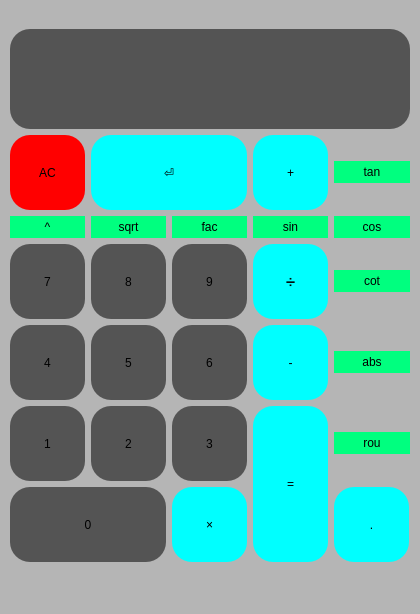
<?xml version="1.0" encoding="UTF-8"?>
<ui version="4.0">
 <class>MainWindow</class>
 <widget class="QMainWindow" name="MainWindow">
  <property name="geometry">
   <rect>
    <x>0</x>
    <y>0</y>
    <width>420</width>
    <height>614</height>
   </rect>
  </property>
  <property name="windowTitle">
   <string>MainWindow</string>
  </property>
  <property name="styleSheet">
   <string notr="true">background-color: rgb(181, 181, 181);</string>
  </property>
  <widget class="QWidget" name="centralwidget">
   <layout class="QGridLayout" name="gridLayout">
    <item row="0" column="0">
     <layout class="QGridLayout" name="gridLayout_2">
      <item row="6" column="0" colspan="2">
       <widget class="QPushButton" name="btn_0">
        <property name="minimumSize">
         <size>
          <width>75</width>
          <height>75</height>
         </size>
        </property>
        <property name="maximumSize">
         <size>
          <width>300</width>
          <height>75</height>
         </size>
        </property>
        <property name="styleSheet">
         <string notr="true">background-color: rgb(84, 84, 84);
border-width: 2px;
border-radius: 20px;
border-color: black;
padding: 4px;
font: 20pt &quot;MV Boli&quot;;</string>
        </property>
        <property name="text">
         <string>0</string>
        </property>
       </widget>
      </item>
      <item row="4" column="4">
       <widget class="QPushButton" name="btn_abs">
        <property name="styleSheet">
         <string notr="true">border-width: 2px;
background-color: rgb(0, 255, 127);
border-radius: 20px;
border-color: black;
padding: 4px;
font: 20pt &quot;MV Boli&quot;;</string>
        </property>
        <property name="text">
         <string>abs</string>
        </property>
       </widget>
      </item>
      <item row="3" column="2">
       <widget class="QPushButton" name="btn_9">
        <property name="minimumSize">
         <size>
          <width>75</width>
          <height>75</height>
         </size>
        </property>
        <property name="maximumSize">
         <size>
          <width>75</width>
          <height>75</height>
         </size>
        </property>
        <property name="styleSheet">
         <string notr="true">background-color: rgb(84, 84, 84);
border-width: 2px;
border-radius: 20px;
border-color: black;
padding: 4px;
font: 20pt &quot;MV Boli&quot;;</string>
        </property>
        <property name="text">
         <string>9</string>
        </property>
       </widget>
      </item>
      <item row="2" column="4">
       <widget class="QPushButton" name="btn_cos">
        <property name="styleSheet">
         <string notr="true">border-width: 2px;
background-color: rgb(0, 255, 127);
border-radius: 20px;
border-color: black;
padding: 4px;
font: 20pt &quot;MV Boli&quot;;</string>
        </property>
        <property name="text">
         <string>cos</string>
        </property>
       </widget>
      </item>
      <item row="1" column="0">
       <widget class="QPushButton" name="btn_ac">
        <property name="minimumSize">
         <size>
          <width>75</width>
          <height>75</height>
         </size>
        </property>
        <property name="maximumSize">
         <size>
          <width>75</width>
          <height>75</height>
         </size>
        </property>
        <property name="styleSheet">
         <string notr="true">background-color: red;
border-width: 2px;
border-radius: 20px;
border-color: black;
padding: 4px;
font: 15pt &quot;MV Boli&quot;;</string>
        </property>
        <property name="text">
         <string>AC</string>
        </property>
       </widget>
      </item>
      <item row="3" column="0">
       <widget class="QPushButton" name="btn_7">
        <property name="minimumSize">
         <size>
          <width>75</width>
          <height>75</height>
         </size>
        </property>
        <property name="maximumSize">
         <size>
          <width>75</width>
          <height>75</height>
         </size>
        </property>
        <property name="styleSheet">
         <string notr="true">background-color: rgb(84, 84, 84);
border-width: 2px;
border-radius: 20px;
border-color: black;
padding: 4px;
font: 20pt &quot;MV Boli&quot;;</string>
        </property>
        <property name="text">
         <string>7</string>
        </property>
       </widget>
      </item>
      <item row="4" column="2">
       <widget class="QPushButton" name="btn_6">
        <property name="minimumSize">
         <size>
          <width>75</width>
          <height>75</height>
         </size>
        </property>
        <property name="maximumSize">
         <size>
          <width>75</width>
          <height>75</height>
         </size>
        </property>
        <property name="styleSheet">
         <string notr="true">background-color: rgb(84, 84, 84);
border-width: 2px;
border-radius: 20px;
border-color: black;
padding: 4px;
font: 20pt &quot;MV Boli&quot;;</string>
        </property>
        <property name="text">
         <string>6</string>
        </property>
       </widget>
      </item>
      <item row="6" column="2">
       <widget class="QPushButton" name="btn_mul">
        <property name="minimumSize">
         <size>
          <width>75</width>
          <height>75</height>
         </size>
        </property>
        <property name="maximumSize">
         <size>
          <width>75</width>
          <height>75</height>
         </size>
        </property>
        <property name="styleSheet">
         <string notr="true">background-color: rgb(0, 255, 255);
border-width: 2px;
border-radius: 20px;
border-color: black;
padding: 4px;
font: 20pt &quot;MV Boli&quot;;</string>
        </property>
        <property name="text">
         <string> × </string>
        </property>
       </widget>
      </item>
      <item row="4" column="0">
       <widget class="QPushButton" name="btn_4">
        <property name="minimumSize">
         <size>
          <width>75</width>
          <height>75</height>
         </size>
        </property>
        <property name="maximumSize">
         <size>
          <width>75</width>
          <height>75</height>
         </size>
        </property>
        <property name="styleSheet">
         <string notr="true">background-color: rgb(84, 84, 84);
border-width: 2px;
border-radius: 20px;
border-color: black;
padding: 4px;
font: 20pt &quot;MV Boli&quot;;</string>
        </property>
        <property name="text">
         <string>4</string>
        </property>
       </widget>
      </item>
      <item row="5" column="2">
       <widget class="QPushButton" name="btn_3">
        <property name="minimumSize">
         <size>
          <width>75</width>
          <height>75</height>
         </size>
        </property>
        <property name="maximumSize">
         <size>
          <width>75</width>
          <height>75</height>
         </size>
        </property>
        <property name="styleSheet">
         <string notr="true">background-color: rgb(84, 84, 84);
border-width: 2px;
border-radius: 20px;
border-color: black;
padding: 4px;
font: 20pt &quot;MV Boli&quot;;</string>
        </property>
        <property name="text">
         <string>3</string>
        </property>
       </widget>
      </item>
      <item row="4" column="1">
       <widget class="QPushButton" name="btn_5">
        <property name="minimumSize">
         <size>
          <width>75</width>
          <height>75</height>
         </size>
        </property>
        <property name="maximumSize">
         <size>
          <width>75</width>
          <height>75</height>
         </size>
        </property>
        <property name="styleSheet">
         <string notr="true">background-color: rgb(84, 84, 84);
border-width: 2px;
border-radius: 20px;
border-color: black;
padding: 4px;
font: 20pt &quot;MV Boli&quot;;</string>
        </property>
        <property name="text">
         <string>5</string>
        </property>
       </widget>
      </item>
      <item row="5" column="1">
       <widget class="QPushButton" name="btn_2">
        <property name="minimumSize">
         <size>
          <width>75</width>
          <height>75</height>
         </size>
        </property>
        <property name="maximumSize">
         <size>
          <width>75</width>
          <height>75</height>
         </size>
        </property>
        <property name="styleSheet">
         <string notr="true">background-color: rgb(84, 84, 84);
border-width: 2px;
border-radius: 20px;
border-color: black;
padding: 4px;
font: 20pt &quot;MV Boli&quot;;</string>
        </property>
        <property name="text">
         <string>2</string>
        </property>
       </widget>
      </item>
      <item row="1" column="1" colspan="2">
       <widget class="QPushButton" name="btn_c">
        <property name="minimumSize">
         <size>
          <width>75</width>
          <height>75</height>
         </size>
        </property>
        <property name="maximumSize">
         <size>
          <width>170</width>
          <height>75</height>
         </size>
        </property>
        <property name="styleSheet">
         <string notr="true">background-color: rgb(0, 255, 255);
border-width: 2px;
border-radius: 20px;
border-color: black;
padding: 4px;
font: 20pt &quot;MV Boli&quot;;</string>
        </property>
        <property name="text">
         <string>⏎</string>
        </property>
       </widget>
      </item>
      <item row="2" column="0">
       <widget class="QPushButton" name="btn_po">
        <property name="styleSheet">
         <string notr="true">border-width: 2px;
background-color: rgb(0, 255, 127);
border-radius: 20px;
border-color: black;
padding: 4px;
font: 20pt &quot;MV Boli&quot;;</string>
        </property>
        <property name="text">
         <string>^</string>
        </property>
       </widget>
      </item>
      <item row="3" column="4">
       <widget class="QPushButton" name="btn_cot">
        <property name="styleSheet">
         <string notr="true">border-width: 2px;
background-color: rgb(0, 255, 127);
border-radius: 20px;
border-color: black;
padding: 4px;
font: 20pt &quot;MV Boli&quot;;</string>
        </property>
        <property name="text">
         <string>cot</string>
        </property>
       </widget>
      </item>
      <item row="5" column="3" rowspan="2">
       <widget class="QPushButton" name="btn_eql">
        <property name="minimumSize">
         <size>
          <width>75</width>
          <height>75</height>
         </size>
        </property>
        <property name="maximumSize">
         <size>
          <width>170</width>
          <height>170</height>
         </size>
        </property>
        <property name="styleSheet">
         <string notr="true">background-color: rgb(0, 255, 255);
border-width: 2px;
border-radius: 20px;
border-color: black;
padding: 4px;
font: 20pt &quot;MV Boli&quot;;</string>
        </property>
        <property name="text">
         <string>=</string>
        </property>
       </widget>
      </item>
      <item row="1" column="3">
       <widget class="QPushButton" name="btn_sum">
        <property name="minimumSize">
         <size>
          <width>75</width>
          <height>75</height>
         </size>
        </property>
        <property name="maximumSize">
         <size>
          <width>75</width>
          <height>75</height>
         </size>
        </property>
        <property name="styleSheet">
         <string notr="true">background-color: rgb(0, 255, 255);
border-width: 2px;
border-radius: 20px;
border-color: black;
padding: 4px;
font: 20pt &quot;MV Boli&quot;;</string>
        </property>
        <property name="text">
         <string>+</string>
        </property>
       </widget>
      </item>
      <item row="2" column="2">
       <widget class="QPushButton" name="btn_fac">
        <property name="styleSheet">
         <string notr="true">border-width: 2px;
background-color: rgb(0, 255, 127);
border-radius: 20px;
border-color: black;
padding: 4px;
font: 20pt &quot;MV Boli&quot;;</string>
        </property>
        <property name="text">
         <string>fac</string>
        </property>
       </widget>
      </item>
      <item row="2" column="3">
       <widget class="QPushButton" name="btn_sin">
        <property name="styleSheet">
         <string notr="true">border-width: 2px;
background-color: rgb(0, 255, 127);
border-radius: 20px;
border-color: black;
padding: 4px;
font: 20pt &quot;MV Boli&quot;;</string>
        </property>
        <property name="text">
         <string>sin</string>
        </property>
       </widget>
      </item>
      <item row="6" column="4">
       <widget class="QPushButton" name="btn_dot">
        <property name="minimumSize">
         <size>
          <width>75</width>
          <height>75</height>
         </size>
        </property>
        <property name="maximumSize">
         <size>
          <width>75</width>
          <height>75</height>
         </size>
        </property>
        <property name="styleSheet">
         <string notr="true">background-color: rgb(0, 255, 255);
border-width: 2px;
border-radius: 20px;
border-color: black;
padding: 4px;
font: 20pt &quot;MV Boli&quot;;</string>
        </property>
        <property name="text">
         <string>.</string>
        </property>
       </widget>
      </item>
      <item row="3" column="1">
       <widget class="QPushButton" name="btn_8">
        <property name="minimumSize">
         <size>
          <width>75</width>
          <height>75</height>
         </size>
        </property>
        <property name="maximumSize">
         <size>
          <width>75</width>
          <height>75</height>
         </size>
        </property>
        <property name="styleSheet">
         <string notr="true">background-color: rgb(84, 84, 84);
border-width: 2px;
border-radius: 20px;
border-color: black;
padding: 4px;
font: 20pt &quot;MV Boli&quot;;</string>
        </property>
        <property name="text">
         <string>8</string>
        </property>
       </widget>
      </item>
      <item row="5" column="0">
       <widget class="QPushButton" name="btn_1">
        <property name="minimumSize">
         <size>
          <width>75</width>
          <height>75</height>
         </size>
        </property>
        <property name="maximumSize">
         <size>
          <width>75</width>
          <height>75</height>
         </size>
        </property>
        <property name="styleSheet">
         <string notr="true">background-color: rgb(84, 84, 84);
border-width: 2px;
border-radius: 20px;
border-color: black;
padding: 4px;
font: 20pt &quot;MV Boli&quot;;</string>
        </property>
        <property name="text">
         <string>1</string>
        </property>
       </widget>
      </item>
      <item row="4" column="3">
       <widget class="QPushButton" name="btn_sub">
        <property name="minimumSize">
         <size>
          <width>75</width>
          <height>75</height>
         </size>
        </property>
        <property name="maximumSize">
         <size>
          <width>75</width>
          <height>75</height>
         </size>
        </property>
        <property name="styleSheet">
         <string notr="true">background-color: rgb(0, 255, 255);
border-width: 2px;
border-radius: 20px;
border-color: black;
padding: 4px;
font: 20pt &quot;MV Boli&quot;;</string>
        </property>
        <property name="text">
         <string>-</string>
        </property>
       </widget>
      </item>
      <item row="1" column="4">
       <widget class="QPushButton" name="btn_tan">
        <property name="styleSheet">
         <string notr="true">border-width: 2px;
background-color: rgb(0, 255, 127);
border-radius: 20px;
border-color: black;
padding: 4px;
font: 20pt &quot;MV Boli&quot;;</string>
        </property>
        <property name="text">
         <string>tan</string>
        </property>
       </widget>
      </item>
      <item row="3" column="3">
       <widget class="QPushButton" name="btn_div">
        <property name="minimumSize">
         <size>
          <width>75</width>
          <height>75</height>
         </size>
        </property>
        <property name="maximumSize">
         <size>
          <width>75</width>
          <height>75</height>
         </size>
        </property>
        <property name="styleSheet">
         <string notr="true">background-color: rgb(0, 255, 255);
border-width: 2px;
border-radius: 20px;
border-color: black;
padding: 4px;
font: 12pt &quot;MV Boli&quot;;</string>
        </property>
        <property name="text">
         <string>➗</string>
        </property>
       </widget>
      </item>
      <item row="2" column="1">
       <widget class="QPushButton" name="btn_sqrt">
        <property name="styleSheet">
         <string notr="true">border-width: 2px;
background-color: rgb(0, 255, 127);
border-radius: 20px;
border-color: black;
padding: 4px;
font: 20pt &quot;MV Boli&quot;;</string>
        </property>
        <property name="text">
         <string>sqrt</string>
        </property>
       </widget>
      </item>
      <item row="5" column="4">
       <widget class="QPushButton" name="btn_rou">
        <property name="styleSheet">
         <string notr="true">border-width: 2px;
background-color: rgb(0, 255, 127);
border-radius: 20px;
border-color: black;
padding: 4px;
font: 20pt &quot;MV Boli&quot;;</string>
        </property>
        <property name="text">
         <string>rou</string>
        </property>
       </widget>
      </item>
      <item row="0" column="0" colspan="5">
       <widget class="QLineEdit" name="text_line">
        <property name="minimumSize">
         <size>
          <width>400</width>
          <height>100</height>
         </size>
        </property>
        <property name="maximumSize">
         <size>
          <width>400</width>
          <height>100</height>
         </size>
        </property>
        <property name="styleSheet">
         <string notr="true">background-color: rgb(84, 84, 84);
border-width: 2px;
border-radius: 20px;
border-color: black;
padding: 4px;
font: 20pt &quot;MV Boli&quot;;</string>
        </property>
       </widget>
      </item>
     </layout>
    </item>
   </layout>
  </widget>
  <widget class="QMenuBar" name="menubar">
   <property name="geometry">
    <rect>
     <x>0</x>
     <y>0</y>
     <width>420</width>
     <height>21</height>
    </rect>
   </property>
  </widget>
  <widget class="QStatusBar" name="statusbar"/>
 </widget>
 <resources/>
 <connections/>
</ui>
